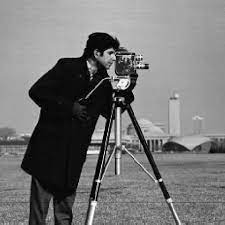
%> input picture VivekJoge/cameraman.jfif, 225 x 225 px
$ octave exp32.m   (GNU Octave 9; MATLAB toolbox functions it lacks are replaced by stand-ins)
%> lines starting %> are read from the running program, lines starting %| are printed output that depends on the picture
clc;
clear all;
close all;
I = imread('cameraman.jfif');
%> I is the input picture: size 225x225x3 uint8; min 0, max 255, mean 118.8
J = imread('rice.jfif');
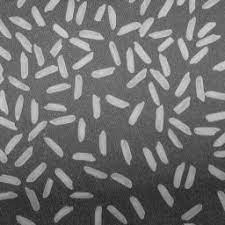
%> input picture VivekJoge/rice.jfif, 225 x 225 px
%> J is the input picture: size 225x225x3 uint8; min 27, max 221, mean 111.3

subplot(3,2,1);
imshow(I);
title('cameraman image');

subplot(3,2,2);
imshow(J);
title('rice iumage');

%This is the AND Operation
F = bitand(I,J);
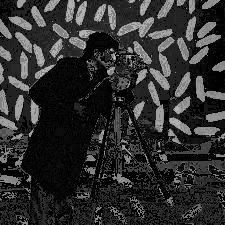
%> F: size 225x225x3 uint8; min 0, max 204, mean 46.7
subplot(3,2,3);
imshow(F);
title('Logical operatin on AND');

%This is the OR Operation
G = bitor(I,J);
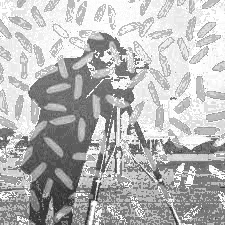
%> G: size 225x225x3 uint8; min 31, max 255, mean 183.4
subplot(3,2,4);
imshow(G);
title('Logical operatin on OR');

%This is the NOT Operation
H = bitcmp(I);
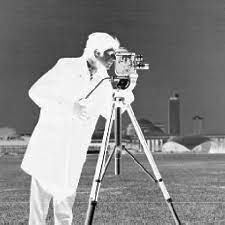
%> H: size 225x225x3 uint8; min 0, max 255, mean 136.2
subplot(3,2,5);
imshow(H);
title('Logical operatin on NOT');

%This is the XOR Operation
L = bitxor(I,J);
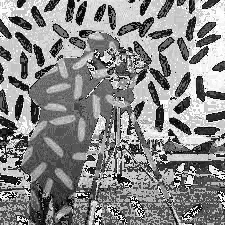
%> L: size 225x225x3 uint8; min 0, max 255, mean 136.7
subplot(3,2,6);
imshow(L);
title('Logical operatin on XOR');
